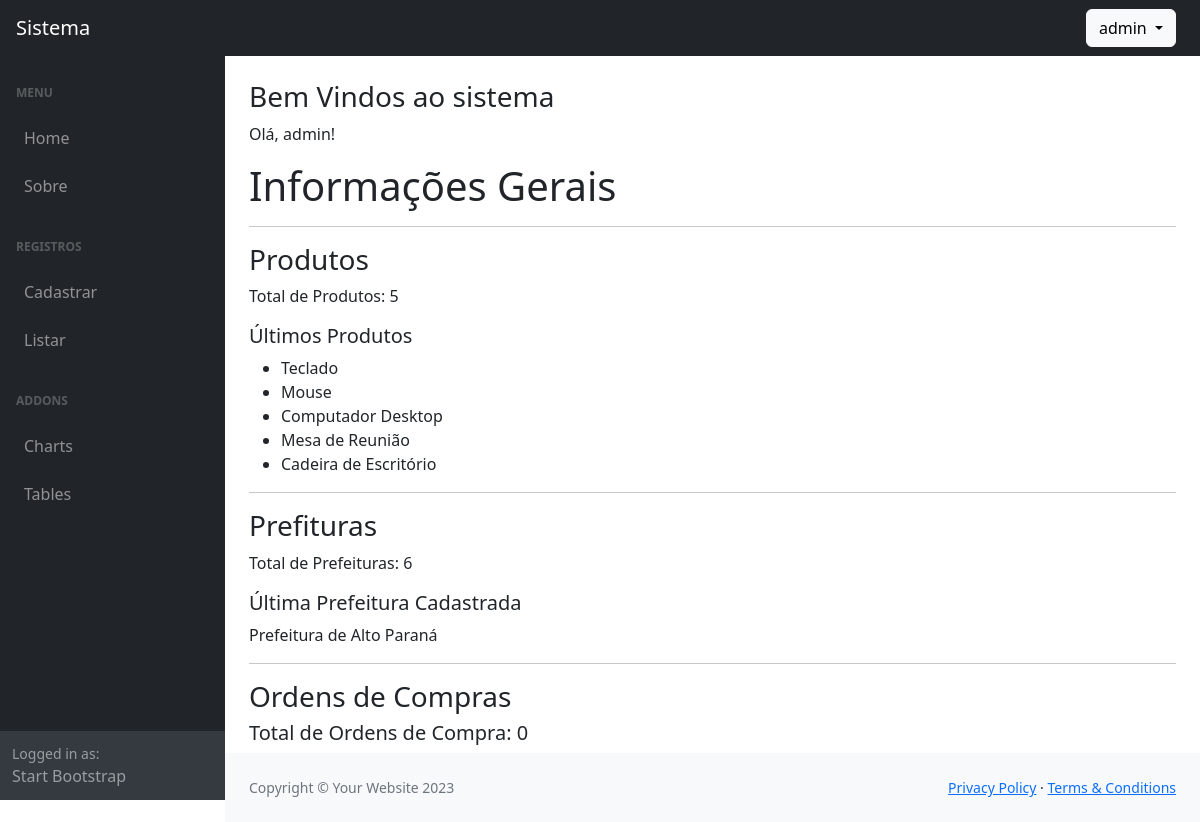
/ (signed in), run on the app's committed database.
### usuarios/models.py (models this page shows)
class CustomUser(AbstractUser):
    bio = models.TextField(blank=True)
    birth_date = models.DateField(null=True, blank=True)
    def __str__(self):
        return self.username

### cadastros/models.py (models this page shows, shortened)
class Produto(models.Model):
    nome = models.CharField(max_length=150)
    undMedida = models.CharField(max_length=3)
    user = models.ForeignKey(settings.AUTH_USER_MODEL, on_delete=models.CASCADE)

class Prefeitura(models.Model):
    nome = models.CharField(max_length=150)
    cidade = models.ForeignKey(Cidade, on_delete=models.PROTECT)
    cnpj = models.CharField(max_length=15)
    cadastrado_em = models.DateTimeField(auto_now_add=True)
    atualizado_em = models.DateTimeField(auto_now=True)
    user = models.ForeignKey(settings.AUTH_USER_MODEL, on_delete=models.CASCADE)

### paginas/views.py (the view)
# urls.py: path("", IndexView.as_view(), name="index"),
class IndexView(TemplateView):
    template_name = "paginas/index.html"
    def get_context_data(self, *args, **kwargs):
        context = super().get_context_data(*args, **kwargs)
        context['ultimos_produtos'] = Produto.objects.all().order_by('-id')[:5]
        context['quantidade_total_produtos'] = Produto.objects.count()
        context['quantidade_total_prefeituras'] = Prefeitura.objects.count()
        context['ultima_prefeitura'] = Prefeitura.objects.all().order_by('-id').first()
        context['quantidade_total_ordens_de_compra'] = OrdemDeCompra.objects.count()
        return context

### paginas/templates/paginas/index.html
{% extends "paginas/modelo.html" %}
{% load static %}
{% block conteudo %}
<h3>Bem Vindos ao sistema</h3>
{% if not request.user.is_authenticated %}
    <p>
        Para acessar o sistema, faça o login.
    </p>
    <p>
        <a href="{% url 'login' %}" class="btn btn-success">Login</a>
    </p>
{% else %}
    <p>
        Olá, {{ request.user }}!
    </p>
    <h1>Informações Gerais</h1>
    <hr>
    <h3>Produtos</h3>
    <p>Total de Produtos: {{ quantidade_total_produtos }}</p>
    <h5>Últimos Produtos</h5>
    <ul>
        {% for produto in ultimos_produtos %}
            <li>{{ produto.nome }}</li>
        {% empty %}
            <li>Nenhum produto cadastrado.</li>
        {% endfor %}
    </ul>
    <hr>
    <h3>Prefituras</h3>
    <p>Total de Prefeituras: {{ quantidade_total_prefeituras }}</p>
    <h5>Última Prefeitura Cadastrada</h5>
    <p>
        {% if ultima_prefeitura %}
            {{ ultima_prefeitura.nome }}
        {% else %}
            Nenhuma prefeitura cadastrada.
        {% endif %}
    </p>
    <hr>
    <h3>Ordens de Compras</h>
    <h5>Total de Ordens de Compra: {{ quantidade_total_ordens_de_compra }}</h5>
{% endif %}
{% endblock %}

### paginas/templates/paginas/modelo.html (shortened to what this page needs)
{% load static %}
<!DOCTYPE html>
<html lang="pt-br">
<head>
    <link href="https://cdn.jsdelivr.net/npm/simple-datatables@7.1.2/dist/style.min.css" rel="stylesheet" />
    <link href="{% static 'css/styles.css' %}" rel="stylesheet" />
    <link rel="stylesheet" href="https://cdn.jsdelivr.net/npm/bootstrap-icons@1.11.3/font/bootstrap-icons.min.css">
</head>
<body class="sb-nav-fixed">
    {% block menu_superior %}
    <nav class="sb-topnav navbar navbar-expand navbar-dark bg-dark">
        <a class="navbar-brand ps-3" href="{% url 'index' %}">Sistema</a>
        <button class="btn btn-link btn-sm order-1 order-lg-0 me-4 me-lg-0" id="sidebarToggle" href="#!"></button>
        {% if request.user.is_authenticated %}
        <ul class="navbar-nav ms-auto me-md-0 me-3 me-lg-4">
            <li class="nav-item dropdown">
                <a class="btn btn-light dropdown-toggle" id="navbarDropdown" href="#" role="button"
                    data-bs-toggle="dropdown" aria-expanded="false">
                    {{ request.user }}
                </a>
            </li>
        </ul>
        {% else %}
        <a href="{% url 'login' %}" class="btn btn-light ms-auto me-3">
            Entrar
        </a>
        {% endif %}
    </nav>
    {% endblock %}
    <div id="layoutSidenav">
        {% block menu_lateral %}
        <div id="layoutSidenav_nav">
            <nav class="sb-sidenav accordion sb-sidenav-dark" id="sidenavAccordion">
                <div class="sb-sidenav-menu">
                    <div class="nav">
                        <div class="sb-sidenav-menu-heading">Menu</div>
                        <a class="nav-link" href="{% url 'index' %}">
                            Home
                        </a>
                        <a class="nav-link" href="{% url 'sobre' %}">
                            Sobre
                        </a>
                        {% if request.user.is_authenticated %}
                        <div class="sb-sidenav-menu-heading">Registros</div>
                        <a class="nav-link collapsed" href="#" data-bs-toggle="collapse"
                            data-bs-target="#collapseCadastrar" aria-expanded="false" aria-controls="collapseLayouts">
                            Cadastrar
                        </a>
                        <a class="nav-link collapsed" href="#" data-bs-toggle="collapse"
                            data-bs-target="#collapseListar" aria-expanded="false" aria-controls="collapseLayouts">
                            Listar
                        </a>
                        {% endif %}
                        <div class="sb-sidenav-menu-heading">Addons</div>
                        <a class="nav-link" href="charts.html">
                            Charts
                        </a>
                        <a class="nav-link" href="tables.html">
                            Tables
                        </a>
                    </div>
                </div>
                <div class="sb-sidenav-footer">
                    <div class="small">Logged in as:</div>
                    Start Bootstrap
                </div>
            </nav>
        </div>
        {% endblock %}
        <div id="layoutSidenav_content">
            <main>
                <div class="container-fluid px-4">
                    <br>
                    {% block conteudo %}{% endblock %}
                </div>
            </main>
            {% block rodape %}
            <footer class="py-4 bg-light mt-auto">
                <div class="container-fluid px-4">
                    <div class="d-flex align-items-center justify-content-between small">
                        <div class="text-muted">Copyright &copy; Your Website 2023</div>
                        <div>
                            <a href="#">Privacy Policy</a>
                            &middot;
                            <a href="#">Terms &amp; Conditions</a>
                        </div>
                    </div>
                </div>
            </footer>
            {% endblock %}
        </div>
    </div>
</body>
</html>

### data on the page
CustomUser: user "admin"
Produto: nome "Teclado"
Produto: nome "Mouse"
Produto: nome "Computador Desktop"
Produto: nome "Mesa de Reunião"
Produto: nome "Cadeira de Escritório"
Prefeitura: nome "Prefeitura de Alto Paraná"

### other printed values
{{ quantidade_total_produtos }} "5"
{{ quantidade_total_prefeituras }} "6"
{{ quantidade_total_ordens_de_compra }} "0"
